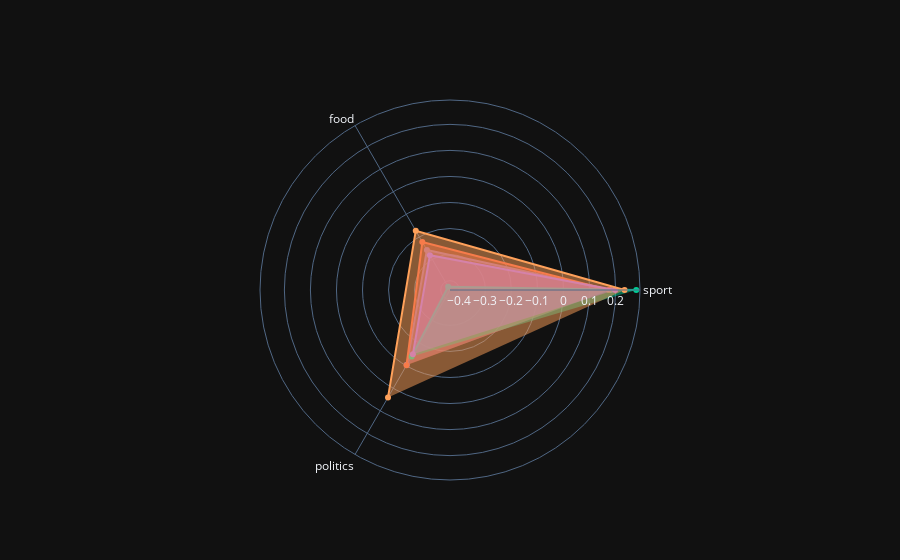

Notebook source saved alongside this figure:
### Code cell
docs_selection =  range(20,25)
print([fileids[index] for index in docs_selection])
radarChart(U,fileids, docs_selection )

### Figure 1 — Plotly figure (JSON) as saved in the notebook; plotly's stock layout.template omitted (floating-point values rounded to 4 significant figures)
{"data": [{"fill": "toself", "name": "ch04", "r": [0.1814, -0.2586, -0.104], "theta": ["sport", "food", "politics"], "type": "scatterpolar"}, {"fill": "toself", "name": "ch05", "r": [0.1742, -0.2232, -0.1022], "theta": ["sport", "food", "politics"], "type": "scatterpolar"}, {"fill": "toself", "name": "ch06", "r": [0.2792, -0.4215, -0.1414], "theta": ["sport", "food", "politics"], "type": "scatterpolar"}, {"fill": "toself", "name": "ch07", "r": [0.1982, -0.2814, -0.1509], "theta": ["sport", "food", "politics"], "type": "scatterpolar"}, {"fill": "toself", "name": "ch08", "r": [0.2343, -0.1728, 0.04023], "theta": ["sport", "food", "politics"], "type": "scatterpolar"}], "layout": {"polar": {"radialaxis": {"visible": true}}, "showlegend": false}}
